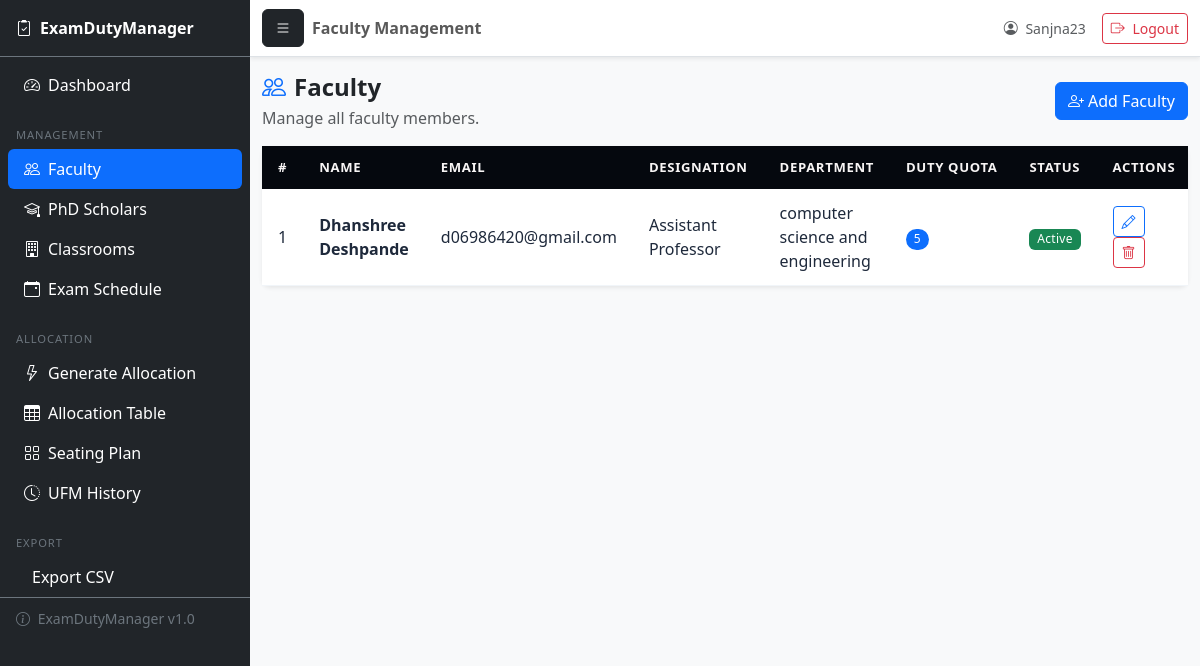
The page /faculty/ (signed in) on the database its author committed.
### allocation/models.py (models this page shows, shortened)
class Faculty(models.Model):
    user = models.OneToOneField(User, on_delete=models.CASCADE, related_name="faculty")
    designation = models.CharField(
        max_length=50,
        choices=Designation.choices,
        default=Designation.ASSISTANT_PROFESSOR
    )
    department = models.CharField(max_length=100)
    duty_quota = models.IntegerField(
        default=5,
        validators=[MinValueValidator(0)]
    )
    is_active = models.BooleanField(default=True)
    class Meta:
        verbose_name = "Faculty"
        verbose_name_plural = "Faculty Members"
        ordering = ["user__first_name"]

### allocation/views.py (the view)
# urls.py: path("faculty/",                views.faculty_list_create, name="faculty_list"),
@login_required(login_url="/login/")
def faculty_list_create(request):
    if request.method == "POST":
        form = FacultyForm(request.POST)
        if form.is_valid():
            form.save()
            messages.success(request, "Faculty added successfully.")
            return redirect("allocation:faculty_list")
    else:
        form = FacultyForm()
    faculty = Faculty.objects.select_related("user").order_by("user__first_name")
    return render(request, "allocation/faculty_list.html", {
        "form":         form,
        "faculty_list": faculty,
    })

### templates/allocation/faculty_list.html (shortened to what this page needs)
{% extends 'base.html' %}
{% block page_title %}Faculty Management{% endblock %}
{% block content %}
<div class="row mb-3 align-items-center">
    <div class="col">
        <h2 class="h4 fw-bold mb-1"><i class="bi bi-people me-2 text-primary"></i>Faculty</h2>
        <p class="text-muted mb-0">Manage all faculty members.</p>
    </div>
    <div class="col-auto">
        <button class="btn btn-primary" data-bs-toggle="modal" data-bs-target="#addFacultyModal">
            <i class="bi bi-person-plus me-1"></i>Add Faculty
        </button>
    </div>
</div>
<div class="card border-0 shadow-sm">
    <div class="card-body p-0">
        <div class="table-responsive">
            <table class="table table-hover mb-0">
                <thead class="table-dark">
                    <tr>
                        <th>#</th>
                        <th>Name</th>
                        <th>Email</th>
                        <th>Designation</th>
                        <th>Department</th>
                        <th>Duty Quota</th>
                        <th>Status</th>
                        <th>Actions</th>
                    </tr>
                </thead>
                <tbody>
                    {% for f in faculty_list %}
                    <tr>
                        <td>{{ forloop.counter }}</td>
                        <td class="fw-semibold">{{ f.user.get_full_name|default:f.user.username }}</td>
                        <td>{{ f.user.email }}</td>
                        <td>{{ f.get_designation_display }}</td>
                        <td>{{ f.department }}</td>
                        <td>
                            <span class="badge bg-primary rounded-pill">{{ f.duty_quota }}</span>
                        </td>
                        <td>
                            {% if f.is_active %}
                                <span class="badge bg-success">Active</span>
                            {% else %}
                                <span class="badge bg-secondary">Inactive</span>
                            {% endif %}
                        </td>
                        <td>
                            <a href="{% url 'allocation:faculty_edit' f.pk %}"
                               class="btn btn-sm btn-outline-primary me-1">
                                <i class="bi bi-pencil"></i>
                            </a>
                            <a href="{% url 'allocation:faculty_delete' f.pk %}"
                               class="btn btn-sm btn-outline-danger">
                                <i class="bi bi-trash"></i>
                            </a>
                        </td>
                    </tr>
                    {% endfor %}
                </tbody>
            </table>
        </div>
    </div>
</div>
{% endblock %}

### templates/base.html (shortened to what this page needs)
{% load static %}
<!DOCTYPE html>
<html lang="en">
<head>
    <link href="https://cdn.jsdelivr.net/npm/bootstrap@5.3.3/dist/css/bootstrap.min.css" rel="stylesheet">
    <link rel="stylesheet" href="https://cdn.jsdelivr.net/npm/bootstrap-icons@1.11.0/font/bootstrap-icons.css">
    <link rel="stylesheet" href="{% static 'css/styles.css' %}">
</head>
<body>
<div class="d-flex min-vh-100 bg-light">
    <nav class="sidebar bg-dark text-white" id="sidebar">
        <div class="sidebar-header px-3 py-3 border-bottom border-secondary d-flex align-items-center justify-content-between">
            <a href="{% if request.user.is_superuser %}{% url 'allocation:dashboard' %}
                     {% elif request.user.faculty %}{% url 'allocation:faculty_timetable' %}
                     {% elif request.user.phdscholar %}{% url 'allocation:phd_timetable' %}
                     {% else %}{% url 'allocation:login' %}{% endif %}"
               class="navbar-brand text-white fw-bold mb-0">
                <i class="bi bi-clipboard2-check me-2"></i>ExamDutyManager
            </a>
        </div>
        <div class="sidebar-body pt-2">
            <ul class="nav nav-pills flex-column mb-auto px-2">
                {% if request.user.is_superuser %}
                    <li class="nav-item">
                        <a class="nav-link text-white
                            {% if request.resolver_match.url_name == 'dashboard' %}active{% endif %}"
                           href="{% url 'allocation:dashboard' %}">
                            <i class="bi bi-speedometer2 me-2"></i>Dashboard
                        </a>
                    </li>
                    <li class="mt-2"><hr class="dropdown-divider border-secondary my-1"></li>
                    <li class="px-2 mb-1">
                        <span class="text-secondary sidebar-label">MANAGEMENT</span>
                    </li>
                    <li class="nav-item">
                        <a class="nav-link text-white
                            {% if request.resolver_match.url_name in 'faculty_list,faculty_edit,faculty_delete' %}active{% endif %}"
                           href="{% url 'allocation:faculty_list' %}">
                            <i class="bi bi-people me-2"></i>Faculty
                        </a>
                    </li>
                    <li class="nav-item">
                        <a class="nav-link text-white
                            {% if request.resolver_match.url_name in 'phd_list,phd_edit,phd_delete' %}active{% endif %}"
                           href="{% url 'allocation:phd_list' %}">
                            <i class="bi bi-mortarboard me-2"></i>PhD Scholars
                        </a>
                    </li>
                    <li class="nav-item">
                        <a class="nav-link text-white
                            {% if request.resolver_match.url_name in 'classroom_list,classroom_edit,classroom_delete' %}active{% endif %}"
                           href="{% url 'allocation:classroom_list' %}">
                            <i class="bi bi-building me-2"></i>Classrooms
                        </a>
                    </li>
                    <li class="nav-item">
                        <a class="nav-link text-white
                            {% if request.resolver_match.url_name in 'exam_list,exam_edit,exam_delete' %}active{% endif %}"
                           href="{% url 'allocation:exam_list' %}">
                            <i class="bi bi-calendar-event me-2"></i>Exam Schedule
                        </a>
                    </li>
                    <li class="mt-2"><hr class="dropdown-divider border-secondary my-1"></li>
                    <li class="px-2 mb-1">
                        <span class="text-secondary sidebar-label">ALLOCATION</span>
                    </li>
                    <li class="nav-item">
                        <a class="nav-link text-white
                            {% if request.resolver_match.url_name == 'run_allocation' %}active{% endif %}"
                           href="{% url 'allocation:run_allocation' %}">
                            <i class="bi bi-lightning me-2"></i>Generate Allocation
                        </a>
                    </li>
                    <li class="nav-item">
                        <a class="nav-link text-white
                            {% if request.resolver_match.url_name == 'allocation_table' %}active{% endif %}"
                           href="{% url 'allocation:allocation_table' %}">
                            <i class="bi bi-table me-2"></i>Allocation Table
                        </a>
                    </li>
                    <li class="nav-item">
                        <a class="nav-link text-white
                            {% if request.resolver_match.url_name == 'seating_plan' %}active{% endif %}"
                           href="{% url 'allocation:seating_plan' %}">
                            <i class="bi bi-grid me-2"></i>Seating Plan
                        </a>
                    </li>
                    <li class="nav-item">
                        <a class="nav-link text-white
                            {% if request.resolver_match.url_name == 'ufm_history' %}active{% endif %}"
                           href="{% url 'allocation:ufm_history' %}">
                            <i class="bi bi-clock-history me-2"></i>UFM History
                        </a>
                    </li>
                    <li class="mt-2"><hr class="dropdown-divider border-secondary my-1"></li>
                    <li class="px-2 mb-1">
                        <span class="text-secondary sidebar-label">EXPORT</span>
                    </li>
                    <li class="nav-item">
                        <a class="nav-link text-white"
                           href="{% url 'allocation:export_allocations_csv' %}">
                            Export CSV
                        </a>
                    </li>
                {% endif %}
            </ul>
        </div>
        <div class="px-3 py-2 mt-auto border-top border-secondary">
            <small class="text-secondary">
                <i class="bi bi-info-circle me-1"></i>
                ExamDutyManager v1.0
            </small>
        </div>
    </nav>
    <main class="main-content overflow-auto" id="mainContent">
        <nav class="navbar navbar-expand-lg navbar-light bg-white border-bottom shadow-sm sticky-top">
            <div class="container-fluid">
                <button class="btn btn-dark me-2" id="sidebarToggle">
                    <i class="bi bi-list"></i>
                </button>
                <span class="navbar-text fw-semibold">
                    {% block page_title %}ExamDutyManager Admin{% endblock %}
                </span>
                <div class="d-flex align-items-center gap-3 ms-auto">
                    <span class="text-muted small d-none d-md-inline">
                        <i class="bi bi-person-circle me-1"></i>
                        {{ request.user.get_full_name|default:request.user.username }}
                    </span>
                    <a href="{% url 'allocation:logout' %}" class="btn btn-sm btn-outline-danger">
                        <i class="bi bi-box-arrow-right me-1"></i>
                        <span class="d-none d-md-inline">Logout</span>
                    </a>
                </div>
            </div>
        </nav>
        <div class="container-fluid py-3">
            {% block content %}{% endblock %}
        </div>
    </main>
</div>
</body>
</html>

### static/css/styles.css (style rules this page uses)
body { background-color: #f8f9fa; }
.sidebar { width: 240px; min-height: 100vh; }
.navbar-brand { font-weight: 600; }
.card { border-radius: 0.5rem; }
.table thead.table-dark th { background-color: #05080e !important; color: #f7f4f4 !important; font-weight: 700 !important; font-size: 0.82rem !important; text-transform: uppercase !important; letter-spacing: 0.05em !important; padding: 12px 16px !important; border: none !important; vertical-align: middle !important; white-space: nowrap !important; }
.table tbody tr td { padding: 12px 16px !important; vertical-align: middle !important; color: #1e293b !important; border-color: #f1f5f9 !important; }
.card .table { margin-bottom: 0 !important; }
.badge { font-weight: 500 !important; letter-spacing: 0.3px !important; }

### templates/base.html (style rules this page uses)
.sidebar { width: 250px; min-height: 100vh; flex-shrink: 0; transition: left 0.3s ease; }
.sidebar .nav-link.active { background-color: #0d6efd !important; border-radius: 6px; }
.sidebar-label { font-size: 0.70rem; letter-spacing: 0.08em; }
.main-content { min-width: 0; flex: 1; }

### rows shown on the page
Faculty: user.get_full_name "Dhanshree Deshpande", user.email "d06986420@gmail.com", designation "Assistant Professor", department "computer science and engineering", duty_quota "5", is_active "Active"

### other values the page prints
{{ request.user.get_full_name|default:request.user.username }} "Sanjna23"
